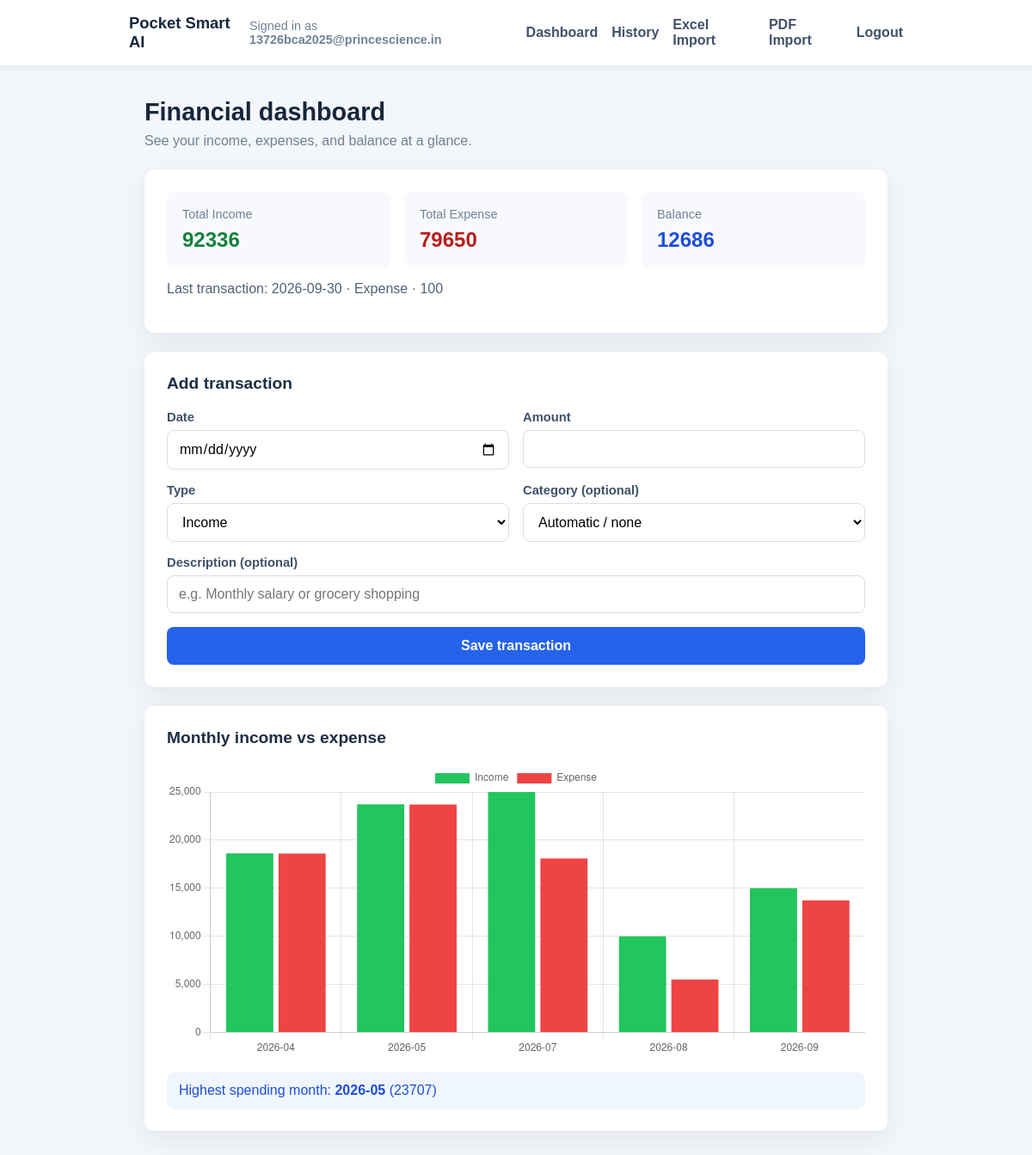
The app's page /dashboard (signed in) with its own data.
### tables this page shows
CREATE TABLE transactions (
                id INTEGER PRIMARY KEY AUTOINCREMENT,
                date TEXT NOT NULL,
                food INTEGER NOT NULL,
                rent INTEGER NOT NULL,
                other INTEGER NOT NULL,
                total INTEGER NOT NULL
            , user_id INTEGER, type TEXT NOT NULL DEFAULT 'expense', amount INTEGER NOT NULL DEFAULT 0, category TEXT NOT NULL DEFAULT '', description TEXT NOT NULL DEFAULT '');

### app.py (the view)
@app.route("/dashboard")
def dashboard():
    protected = login_required()
    if protected:
        return protected
    user_id = session["user_id"]
    with get_db_connection() as connection:
        totals = connection.execute("""
            SELECT
                COALESCE(SUM(CASE WHEN type = 'income' THEN amount ELSE 0 END), 0) AS total_income,
                COALESCE(SUM(CASE WHEN type = 'expense' THEN amount ELSE 0 END), 0) AS total_expense
            FROM transactions
            WHERE user_id = ?
        """, (user_id,)).fetchone()
        monthly_rows = connection.execute("""
            SELECT
                strftime('%Y-%m', date) AS month,
                SUM(CASE WHEN type = 'income' THEN amount ELSE 0 END) AS income_total,
                SUM(CASE WHEN type = 'expense' THEN amount ELSE 0 END) AS expense_total
            FROM transactions
            WHERE user_id = ?
            GROUP BY strftime('%Y-%m', date)
            ORDER BY month ASC
        """, (user_id,)).fetchall()
        last_transaction = connection.execute("""
            SELECT date, amount, type, category, description
            FROM transactions
            WHERE user_id = ?
            ORDER BY date DESC, id DESC
            LIMIT 1
        """, (user_id,)).fetchone()
    monthly_totals = [dict(row) for row in monthly_rows]
    highest_month = max(
        monthly_totals,
        key=lambda row: row["expense_total"],
        default=None,
    )
    balance = totals["total_income"] - totals["total_expense"]
    return render_template(
        "dashboard.html",
        error=request.args.get("error"),
        message=request.args.get("message"),
        monthly_totals=monthly_totals,
        total_income=totals["total_income"],
        total_expense=totals["total_expense"],
        balance=balance,
        last_transaction=last_transaction,
        highest_month=highest_month,
        username=session.get("username", ""),
    )

### app.py (called while the page is built)
def get_db_connection():
    connection = sqlite3.connect(DATABASE)
    connection.row_factory = sqlite3.Row
    return connection

def login_required():
    if "user_id" not in session:
        return redirect(url_for("login"))
    return None

### templates/dashboard.html (shortened to what this page needs)
<!doctype html>
<html lang="en">
  <head>
  </head>
  <body>
    <nav>
      <a class="brand" href="{{ url_for('dashboard') }}">Pocket Smart AI</a>
      <div class="nav-links">
        <span>Signed in as <strong>{{ username }}</strong></span>
        <a href="{{ url_for('dashboard') }}">Dashboard</a>
        <a href="{{ url_for('history') }}">History</a>
        <a href="{{ url_for('import_statement') }}">Excel Import</a>
        <a href="{{ url_for('import_pdf') }}">PDF Import</a>
        <a href="{{ url_for('logout') }}">Logout</a>
      </div>
    </nav>
    <main>
      <h1>Financial dashboard</h1>
      <p class="intro">See your income, expenses, and balance at a glance.</p>
      <section class="card">
        <div class="summary-grid">
          <div class="summary-item income"><span>Total Income</span><strong>{{ total_income }}</strong></div>
          <div class="summary-item expense"><span>Total Expense</span><strong>{{ total_expense }}</strong></div>
          <div class="summary-item balance"><span>Balance</span><strong>{{ balance }}</strong></div>
        </div>
        {% if last_transaction %}
          <p class="last-transaction">Last transaction: {{ last_transaction.date }} · {{ last_transaction.type|title }} · {{ last_transaction.amount }}</p>
        {% else %}
          <p class="last-transaction">No transactions yet.</p>
        {% endif %}
      </section>
      <section class="card">
        <h2>Add transaction</h2>
        <form action="{{ url_for('add_transaction') }}" method="POST">
          <div><label for="date">Date</label><input id="date" name="date" type="date" required></div>
          <div><label for="amount">Amount</label><input id="amount" name="amount" type="number" min="1" step="1" required></div>
          <div>
            <label for="type">Type</label>
            <select id="type" name="type" required>
              <option value="income">Income</option>
            </select>
          </div>
          <div>
            <label for="category">Category (optional)</label>
            <select id="category" name="category">
              <option value="">Automatic / none</option>
            </select>
          </div>
          <div style="grid-column:1 / -1">
            <label for="description">Description (optional)</label>
            <input id="description" name="description" type="text" maxlength="200" placeholder="e.g. Monthly salary or grocery shopping">
          </div>
          <button type="submit">Save transaction</button>
        </form>
      </section>
      <section class="card">
        <h2>Monthly income vs expense</h2>
        {% if monthly_totals %}
          <div class="chart-wrap"><canvas id="monthlyChart"></canvas></div>
          {% if highest_month %}<p class="highlight">Highest spending month: <strong>{{ highest_month.month }}</strong> ({{ highest_month.expense_total }})</p>{% endif %}
        {% else %}
          <p class="empty">No data yet. Add a transaction to see your chart.</p>
        {% endif %}
      </section>
    </main>
    {% if monthly_totals %}
      <script>
        const monthLabels = {{ monthly_totals | map(attribute="month") | list | tojson }};
        const incomeValues = {{ monthly_totals | map(attribute="income_total") | list | tojson }};
        const expenseValues = {{ monthly_totals | map(attribute="expense_total") | list | tojson }};
        new Chart(document.getElementById("monthlyChart"), {
          type: "bar",
          data: {
            labels: monthLabels,
            datasets: [
              { label: "Income", data: incomeValues, backgroundColor: "#22c55e" },
              { label: "Expense", data: expenseValues, backgroundColor: "#ef4444" }
            ]
          },
          options: {
            responsive: true,
            maintainAspectRatio: false,
            scales: { y: { beginAtZero: true } }
          }
        });
      </script>
    {% endif %}
  </body>
</html>

### templates/dashboard.html (style rules this page uses)
* { box-sizing: border-box; }
body { margin: 0; background: #f3f6fa; color: #263445; font-family: Arial, sans-serif; }
nav { display:flex; align-items:center; justify-content:space-between; padding:16px max(24px,calc((100% - 900px)/2)); background:#fff; box-shadow:0 2px 12px rgba(30,49,68,.07); }
.brand { color:#17263c; font-size:1.15rem; font-weight:700; text-decoration:none; }
.nav-links { display:flex; align-items:center; gap:16px; }
.nav-links a { color:#40516a; font-weight:700; text-decoration:none; }
.nav-links span { color:#718096; font-size:.9rem; }
main { width:100%; max-width:900px; margin:38px auto; padding:0 18px; }
h1 { margin:0 0 8px; color:#17263c; font-size:1.8rem; }
h2 { margin:0 0 20px; color:#1d2d43; font-size:1.2rem; }
.intro { margin:0 0 24px; color:#718096; }
.card { padding:26px; margin-bottom:22px; background:#fff; border-radius:12px; box-shadow:0 10px 30px rgba(34,54,82,.08); }
.summary-grid { display:grid; grid-template-columns:repeat(3,1fr); gap:16px; }
.summary-item { padding:18px; border-radius:9px; background:#f7f9fc; }
.summary-item span { display:block; margin-bottom:8px; color:#718096; font-size:.9rem; }
.summary-item strong { font-size:1.5rem; }
.income strong { color:#15803d; }
.expense strong { color:#b91c1c; }
.balance strong { color:#1d4ed8; }
.last-transaction { margin-top:16px; color:#526176; }
form { display:grid; grid-template-columns:1fr 1fr; gap:16px; }
label { display:block; margin-bottom:7px; color:#40516a; font-size:.92rem; font-weight:700; }
input, select { width:100%; padding:12px 13px; border:1px solid #d6deea; border-radius:8px; background:#fff; font:inherit; }
button { grid-column:1 / -1; padding:13px 16px; border:0; border-radius:8px; background:#2563eb; color:#fff; font:inherit; font-weight:700; cursor:pointer; }
.chart-wrap { position:relative; width:100%; height:340px; }
.highlight { margin:18px 0 0; padding:12px 14px; border-radius:8px; background:#eff6ff; color:#1d4ed8; }

### records on screen
transactions: date "2026-09-30", type "Expense", amount "100"

### other values on screen
{{ username }} "13726bca2025@princescience.in"
{{ total_income }} "92336"
{{ total_expense }} "79650"
{{ balance }} "12686"
{{ highest_month.month }} "2026-05"
{{ highest_month.expense_total }} "23707"
chart data {{ monthly_totals | map(attribute="month") | list | tojson }} ["2026-04", "2026-05", "2026-07", "2026-08", "2026-09"]
